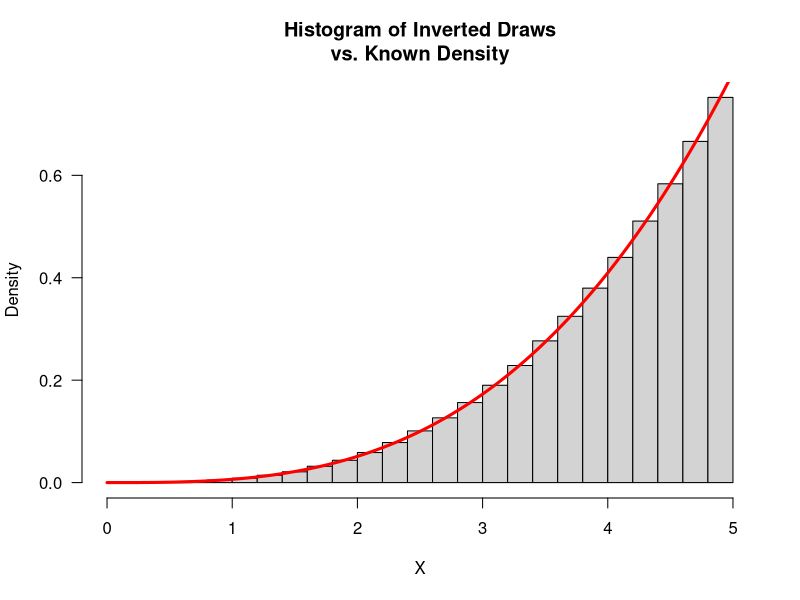

This chart was generated by the following R code:
## ---- chunk 1
# Generate a bunch of uniform random draws
uu = runif(1e6)

# Pass through F^{-1} to get draws of X:
xx = 5 * uu^.25

# Plot to demonstrate
par(las = 1L) #can't pass this to hist directly for some reason
hist(xx, probability = TRUE,
     xlab = expression(X),
     main = paste0("Histogram of Inverted Draws\n",
                   "vs. Known Density"))
lines(xxx <- seq(0, 5, length.out = 1000L),
      4/625 * xxx^3, lwd = 3L, col = "red")
## ---- chunk 2
#d)
mean(xx)
var(xx)
#e)
median(xx)
#f)
mean(xx == 3)
#g)
mean(2 <= xx & xx <= 4)
#h)
mean(xx < 1 | xx > 4)
## ---- chunk 3
#note that we have to use TWO on the
#  lower end, NOT three -- since
#  this is a discrete distribution,
#  the mass accumulated at 3 is
#  important.
diff(ppois(c(2, 15), 9))
